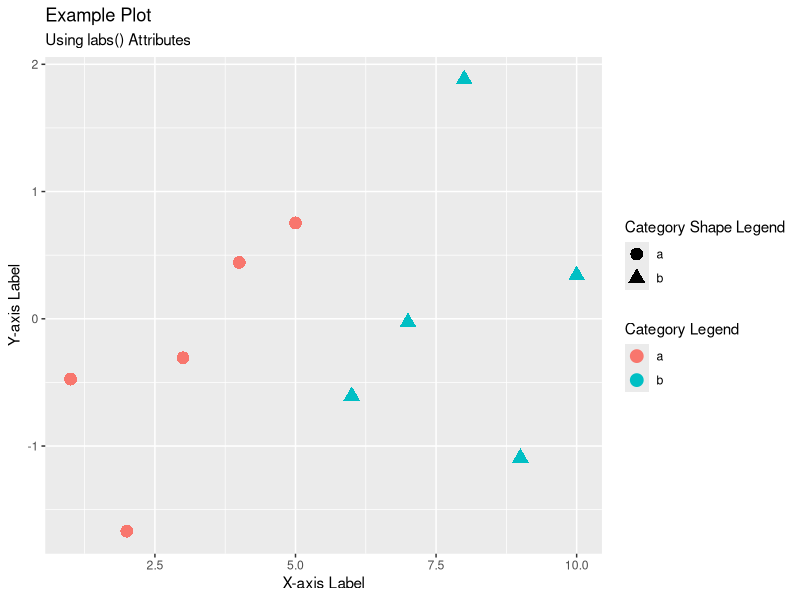

Generate this figure with R:
library(ggplot2)

# Create a sample dataset
data <- data.frame(
  x = 1:10,
  y = rnorm(10),
  category = factor(rep(letters[1:2], each = 5))
)

# Create a scatter plot
ggplot(data, aes(x = x, y = y, color = category, shape = category)) +
  geom_point(size = 4) +  # Increase point size
  labs(
    title = "Example Plot",
    subtitle = "Using labs() Attributes",
    x = "X-axis Label",
    y = "Y-axis Label",
    color = "Category Legend",
    shape = "Category Shape Legend"
  )
